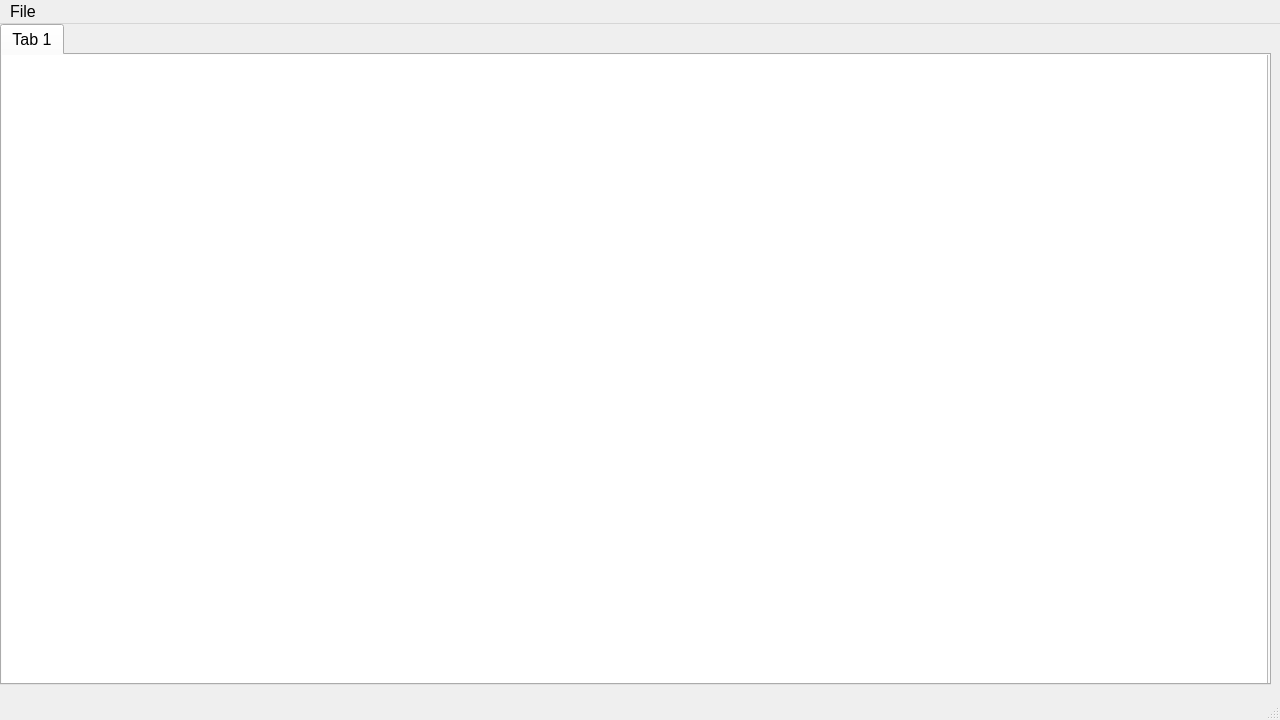
<?xml version="1.0" encoding="UTF-8"?>
<ui version="4.0">
 <class>MainWindow</class>
 <widget class="QMainWindow" name="MainWindow">
  <property name="geometry">
   <rect>
    <x>0</x>
    <y>0</y>
    <width>1280</width>
    <height>720</height>
   </rect>
  </property>
  <property name="font">
   <font>
    <family>Liberation Sans</family>
    <pointsize>12</pointsize>
   </font>
  </property>
  <property name="windowTitle">
   <string>Accessions Manager 2</string>
  </property>
  <property name="windowIcon">
   <iconset resource="resources.qrc">
    <normaloff>:/icons/logo.png</normaloff>:/icons/logo.png</iconset>
  </property>
  <widget class="QWidget" name="centralwidget">
   <widget class="QTabWidget" name="tabWidget">
    <property name="geometry">
     <rect>
      <x>0</x>
      <y>0</y>
      <width>1271</width>
      <height>661</height>
     </rect>
    </property>
    <property name="currentIndex">
     <number>0</number>
    </property>
    <widget class="QWidget" name="tab">
     <attribute name="title">
      <string>Tab 1</string>
     </attribute>
     <widget class="QTableWidget" name="tableWidget">
      <property name="geometry">
       <rect>
        <x>-5</x>
        <y>-9</y>
        <width>1271</width>
        <height>641</height>
       </rect>
      </property>
     </widget>
    </widget>
   </widget>
  </widget>
  <widget class="QMenuBar" name="menubar">
   <property name="geometry">
    <rect>
     <x>0</x>
     <y>0</y>
     <width>1280</width>
     <height>33</height>
    </rect>
   </property>
   <widget class="QMenu" name="menuFile">
    <property name="title">
     <string>File</string>
    </property>
    <addaction name="actionOpen"/>
    <addaction name="actionSave"/>
    <addaction name="actionPrint"/>
   </widget>
   <addaction name="menuFile"/>
  </widget>
  <widget class="QStatusBar" name="statusbar"/>
  <action name="actionOpen">
   <property name="text">
    <string>Open</string>
   </property>
  </action>
  <action name="actionSave">
   <property name="text">
    <string>Save</string>
   </property>
  </action>
  <action name="actionPrint">
   <property name="text">
    <string>Print</string>
   </property>
  </action>
 </widget>
 <resources>
  <include location="resources.qrc"/>
 </resources>
 <connections/>
</ui>
